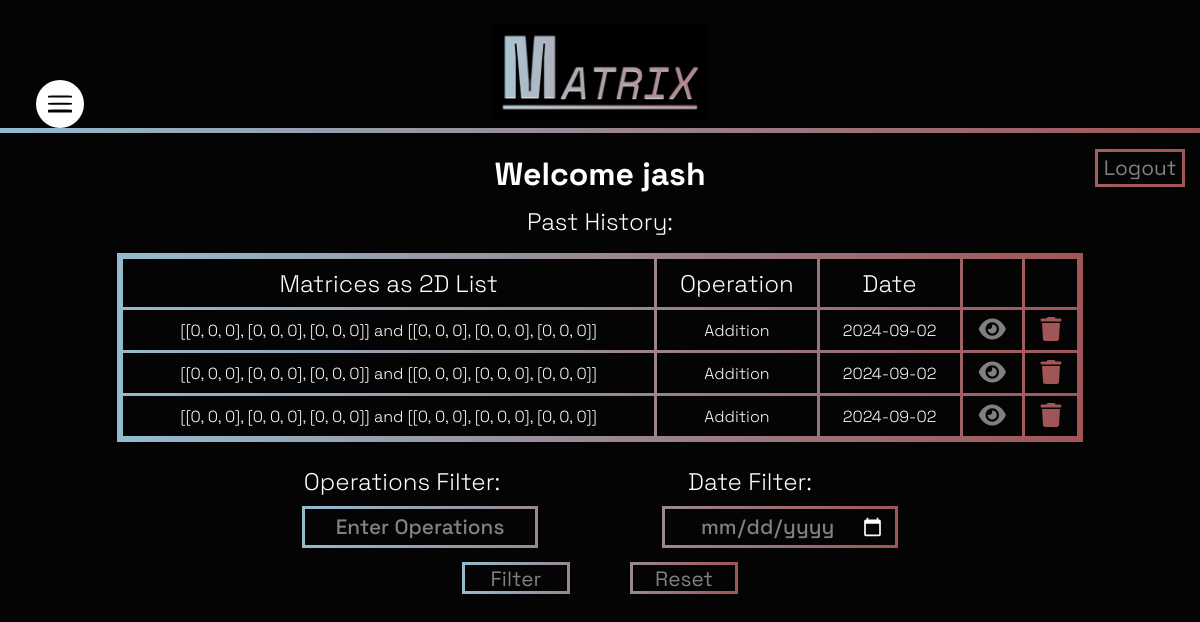
/homepage (signed in), run on the app's committed database.
### app.py (models this page shows, shortened)
class User(db.Model, UserMixin):
    id = db.Column(db.Integer, primary_key=True)
    username = db.Column(db.String(200),nullable=False,unique = True)
    emailID = db.Column(db.String(200),nullable=False,unique=True)
    password = db.Column(db.String(200),nullable=False)
    role = db.Column(db.String(50),nullable=False)
    records = db.relationship('Record', backref='user')

class Record(db.Model):
    id = db.Column(db.Integer, primary_key=True)
    matrix1 = db.Column(db.String(100),nullable=False)
    matrix2 = db.Column(db.String(100),nullable=False)
    operation = db.Column(db.String(100),nullable=False)
    date_created = db.Column(db.Date,default=date.today())
    user_id = db.Column(db.Integer, db.ForeignKey('user.id'),nullable=False)

### app.py (the view)
@app.route('/homepage',methods=['GET','POST'])
@login_required
def homepage():
    if request.method == 'POST':
        ops = request.form['operation']
        date = request.form['date']
        if ops == "" and date != "":
            date = datetime.date.fromisoformat(date)
            records = Record.query.order_by(Record.date_created).filter_by(user_id = current_user.id).filter_by(date_created = date)
            return render_template('homepage.html',records=records, count = records.count(), filOp = False, filDt = True, date = date, op = ops)
        elif date == "" and ops != "":
            records = Record.query.order_by(Record.date_created).filter_by(user_id = current_user.id)
            opsSplit = ops.split()
            for i in range(len(opsSplit)):
                opsSplit[i] = opsSplit[i].capitalize()
            filtRecs = []
            for record in records:
                for op in opsSplit:
                    if op in record.operation:
                        filtRecs.append(record)
            return render_template('homepage.html',records=filtRecs, count = records.count(), filOp = True, filDt = False, date = date, op = ops)
        elif date != "" and ops != "":
            date = datetime.date.fromisoformat(date)
            records = Record.query.order_by(Record.date_created).filter_by(user_id = current_user.id).filter_by(date_created = date)
            opsSplit = ops.split()
            for i in range(len(opsSplit)):
                opsSplit[i] = opsSplit[i].capitalize()
            filtRecs = []
            for record in records:
                for op in opsSplit:
                    if op in record.operation:
                        filtRecs.append(record)
            return render_template('homepage.html',records=filtRecs, count = records.count(), filOp = True, filDt = True, date = date, op = ops)
        else:
            records = Record.query.order_by(Record.date_created).filter_by(user_id = current_user.id)
            return render_template('homepage.html',records=records, count = records.count(), filOp = False, filDt = False, date = date, op = ops)
    else:
        records = Record.query.order_by(Record.date_created).filter_by(user_id = current_user.id)
        return render_template('homepage.html',records=records, count = records.count(), filOp = False, filDt = False, date = None, op = None)

### app.py (called while the page is built)
@login_manager.user_loader
def load_user(userID):
    return User.query.get(int(userID))

### templates/homepage.html (shortened to what this page needs)
{% extends 'base.html' %}
{% block head %}
<link rel="stylesheet" href="{{ url_for('static', filename='css/homepage.css') }}">
<link rel="stylesheet" href="{{ url_for('static', filename='css/header.css') }}">
<link rel="stylesheet" href="{{ url_for('static', filename='css/nav.css') }}">
{% if current_user.role == 'admin' %}
<link rel="stylesheet" href="{{ url_for('static', filename='css/navAdmin.css') }}">
{% else %}
<link rel="stylesheet" href="{{ url_for('static', filename='css/navUser.css') }}">
{% endif %}
<link rel="stylesheet" href="https://cdnjs.cloudflare.com/ajax/libs/font-awesome/6.6.0/css/all.min.css">
{% endblock %}
{% block body %}
{% include 'header.html' %}
<div class="contents">
    <div class="top">
        <div class="txt">
            <h1>Welcome {{ current_user.username }}</h1>
            <h3>Past History:</h3>
        </div>
        <div class="logout">
            <a href="/logout">
                <button class="button">Logout</button>
            </a>
        </div>
    </div>
    {% if count < 1 %}
    <div class="empty">
        <table>
            <tr>
                <th>No Past History</th>
            </tr>
        </table>
    </div>
    {% else %}
    <div class="full">
        <table>
            <thead>
                <tr id="header">
                    <th>Matrices as 2D List</th>
                    <th>Operation</th>
                    <th>Date</th>
                    <th></th>
                    <th></th>
                </tr>
            </thead>
            <tbody>
                {% for record in records %}
                <tr>
                    {% if record.matrix2 == "" %}
                    <td>{{ record.matrix1 }}</td>
                    {% else %}
                    <td>{{ record.matrix1 }} and {{ record.matrix2 }}</td>
                    {% endif %}
                    <td>{{ record.operation }}</td>
                    <td>{{ record.date_created }}</td>
                    <td>
                        <a href="/view/{{ record.id }}">
                            <i class="fa-solid fa-eye" id="view"></i>
                        </a>
                    </td>
                    <td>
                        <a href="/delete/{{ record.id }}">
                            <i class="fa-solid fa-trash" id="delete"></i>
                        </a>
                    </td>
                </tr>
                {% endfor %}
            </tbody>
        </table>
    </div>
    {% endif %}
    <div class="filters">
        <div class="filtext">
            <div class="row">
                <h3 id="opText">Operations Filter:</h3>
            </div>
            <div class="row">
                <h3 id="dtText">Date Filter:</h3>
            </div>
        </div>
        <form action="/homepage" method="POST">
            <div class="filInputs">
                <div class="row">
                    {% if filOp %}
                        <input type="text" name="operation" id="operation" placeholder="{{ op }}" spellcheck="false">
                    {% else %}
                        <input type="text" name="operation" id="operation" placeholder="Enter Operations" spellcheck="false">
                    {% endif %}
                </div>
                <div class="row">
                    {% if filDt %}
                        <input type="date" name="date" id="date">
                    {% else %}
                        <input type="date" name="date" id="date">
                    {% endif %}
                </div>
            </div>
            <div class="filButs">
                <div class="row">
                    <input type="submit" value="Filter" class="button">
                </div>
                <div class="row">
                    <a href="/homepage">
                        <input type="button" value="Reset" class="button">
                    </a>
                </div>
            </div>
        </form>
    </div>
</div>
{% endblock %}

### templates/base.html (shortened to what this page needs)
<!DOCTYPE html>
<html lang="en">
<head>
    {% block head %} {% endblock %}
</head>
<body>
    {% block body %} {% endblock %}
</body>
</html>

### templates/header.html (shortened to what this page needs)
<div class="header">
    {% include 'nav.html' %}
    <div class="logo">
        <img src="static/css/logo.png">
    </div>
</div>

### templates/nav.html (shortened to what this page needs)
<div class="container">
    <div class="nav">
        <a href="#" class="toggleBox">
            <span class="icon"></span>
        </a>
    </div>
</div>

### static/css/homepage.css (style rules this page uses)
* { font-family: 'Space Grotesk'; }
body { background-color: #040404; margin-left: 0; margin-right: 0; height: 100vh; overflow-y: hidden; }
.top { width: 100%; display: flex; flex-direction: row; max-height: 15vh; min-height: 10vh; }
.button { background-color: transparent; font-size: 1.3rem; color: grey; transition: transform 0.3s; cursor: pointer; }
.filters { display: flex; flex-direction: column; width:100%; }
.filtext { display: flex; flex-direction: row; height: 8vh; width: 100%; }
.row { height: 100%; width: 50%; }
#opText { width:46%; margin-left: 44%; }
#dtText { width: 30%; margin-left: 10%; }

### static/css/header.css (style rules this page uses)
.header { height: 15vh; width: 100%; display: flex; flex-direction: row; background-color:#040404; border-bottom: 5px solid; border-image: linear-gradient(to right,#93bbce,#a05557); border-image-slice: 1; }

### static/css/nav.css (style rules this page uses)
.container { font-family: 'Space Grotesk'; box-sizing: border-box; display: flex; width: 15vh; height: 15vh; z-index: 10; }
.nav { width: 6vh; height: 6vh; background-color: white; border-radius: 50px; position: relative; transition: 0.4s ease; left: 30%; top:60%; }
.toggleBox { width: 6vh; height: 6vh; border-radius: 50px; position: relative; display: block; }
.icon { position: absolute; width: 3vh; height: 5%; top: 50%; left:50%; transform: translate(-50%,-50%); background-color: #040404; border-radius: 20%; }
.icon::before,.icon::after { position: absolute; content: ''; width: 3vh; height: 100%; left:50%; transform: translate(-50%,-50%); background-color: #040404; border-radius: 20%; transition: 0.3s; }
.icon::before { top: 350%; }
.icon::after { bottom: 250%; }

### data on the page
User: username "jash"
Record: matrix1 "[[0, 0, 0], [0, 0, 0], [0, 0, 0]]", matrix2 "[[0, 0, 0], [0, 0, 0], [0, 0, 0]]", operation "Addition", date_created "2024-09-02"
Record: matrix1 "[[0, 0, 0], [0, 0, 0], [0, 0, 0]]", matrix2 "[[0, 0, 0], [0, 0, 0], [0, 0, 0]]", operation "Addition", date_created "2024-09-02"
Record: matrix1 "[[0, 0, 0], [0, 0, 0], [0, 0, 0]]", matrix2 "[[0, 0, 0], [0, 0, 0], [0, 0, 0]]", operation "Addition", date_created "2024-09-02"
